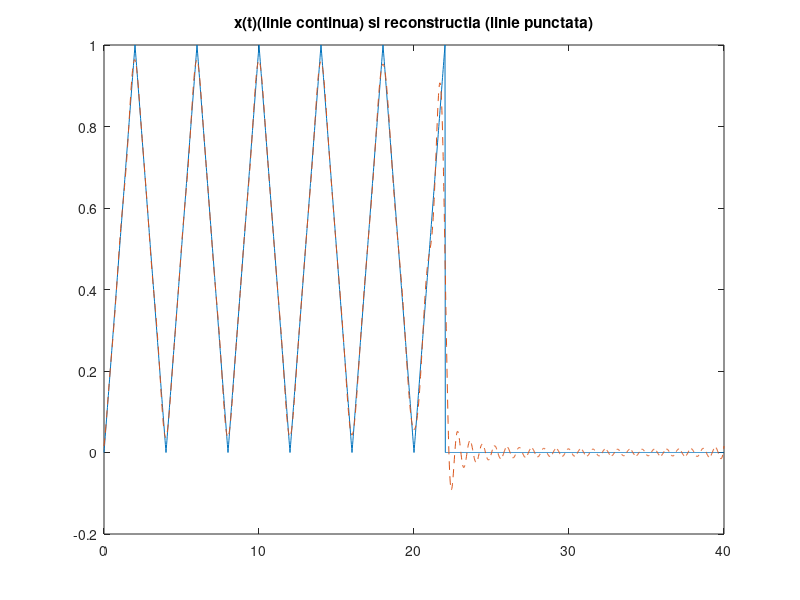
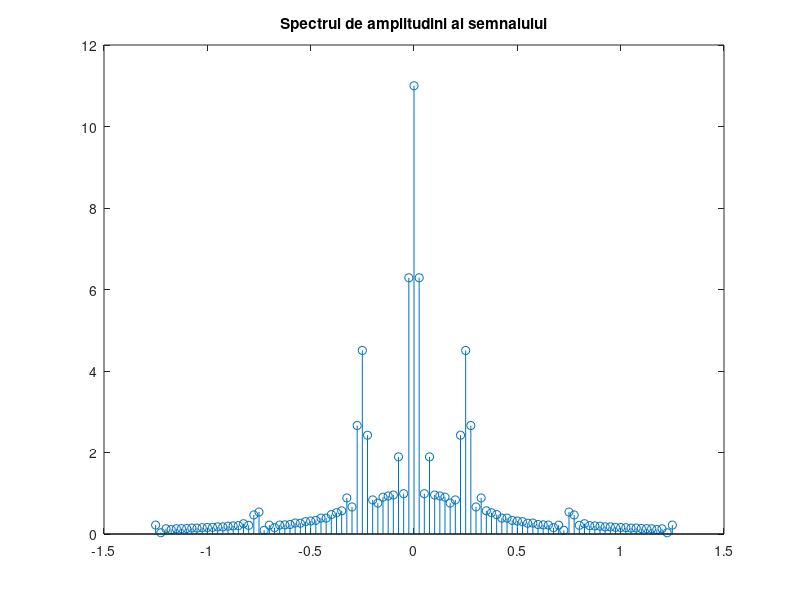

Write the MATLAB code that produced these figures, in order.
%Numar de ordine: 22
%Semnal triunghiular
%Perioada T = 40 s
%Durata semnalelor D = 22
%Rezolutie temporara adecvata
%Numar de coeficienti = 50

T=40;                                                          
D=22;                                                          
N=50;

w0=2*pi/T;                                                     % pulsatia unghiulara a semnalului x
timp_triunghi=0:0.02:D;                                        % vectorul timp pt bucata triunghiulara (rezolutia acestuia)
Semnal_triunghiular= sawtooth((pi/2)*timp_triunghi,0.5)/2+0.5; % generarea partii triunghiulare
t = 0:0.02:T;                                                  % vectorul de timp pe o perioada (este rezolutia perioadei)
x = zeros(1,length(t));                                        % initializarea vectorului x
x(t<=D)=Semnal_triunghiular;                                   % creearea semnalului pe o perioada prin suprapunere
figure(1);
plot(t,x);                                                     % afisarea semnalului x(t)
title('x(t)(linie continua) si reconstructia (linie punctata)');
hold on;


for k=-50:50
    x_t = Semnal_triunghiular;
    x_t = x_t .* exp(-j*k*w0*timp_triunghi);                   % vectorul ce trebuie integrat
    X(k+51)=0;                                                 % initializarea coeficientului Xk
    for i = 1: length(timp_triunghi)-1
        X(k+51) = X(k+51) + (timp_triunghi(i+1)-timp_triunghi(i))* (x_t(i)+x_t(i+1))/2; % integrare folosind metoda dreptunghiurilor
    end
end
    


for i = 1: length(t)
    x_reconstruit(i) = 0;                                            % initializarea elementelor vectorului reconstruit
    for k=-50:50
        x_reconstruit(i) = x_reconstruit(i) + (1/T)*X(k+51)*exp(j*k*w0*t(i)); % calcularea sumei
    end
end
plot(t,x_reconstruit,'--');                                          % afisarea semnalului reconstruit cu linie punctata pe acelasi grafic cu semnalul original

figure(2);
w=-50*w0:w0:50*w0;                                                   % generarea vectorului de pulsatii corespunzatoare coeficientilor Xk
stem(w/(2*pi),abs(X));                                               % afisarea spectrului
title('Spectrul de amplitudini al semnalului')



%Conform cursului de SS, teoria seriilor Fourier (trigonometrica, armonica si complexa) ne spune
%ca orice semnal periodic poate fi aproximat printr-o suma infinita de sinusuri
%si cosinusuri de diferite frecvente, fiecare ponderat cu un anumit coeficient. 
%Acesti coeficienti reprezinta practic spectrul (amplitudinea pentru anumite frecvente).
%Semnalul reconstruit foloseste un numar finit de termeni(N=50 in tema) si se apropie ca
%forma de semnalul original, insa prezinta o marja de eroare. Cu cat marim
%numarul de coeficienti ai SF, aceasta marja de eroare va fi din ce in ce mai
%mica. In plus se observa faptul ca semnalul poate fi aproximat printr-o
%suma de sinusoide, variatiile semnalului prezentand un caracter sinusoidal.